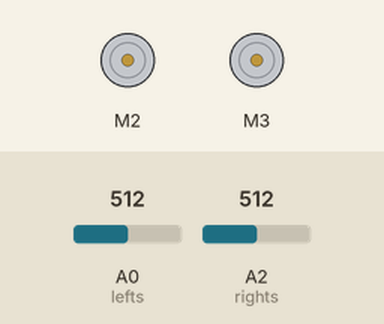
A sketch run on a simulated Arduino Uno, built with avr-gcc and run on an emulated ATmega328P. Parts: 2 × DC motor (green arrow = forward, orange = backward, longer = faster). Inputs (shaded band) come from the test bench; at power-on: A0 (lefts) = 512, A2 (rights) = 512.

Above: at 1.2 s.
1.3 s: A0 (lefts) set to 418
2.8 s: A0 (lefts) set to 383
At 3.9 s:
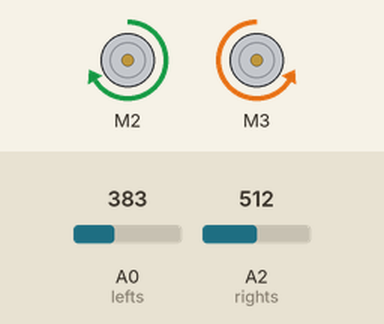
4.3 s: A2 (rights) set to 415
5.8 s: A2 (rights) set to 386
At 6.2 s:
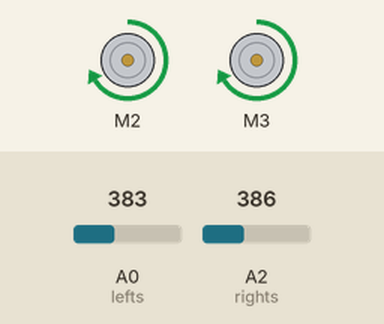
7.3 s: A0 (lefts) set to 410
At 8.5 s:
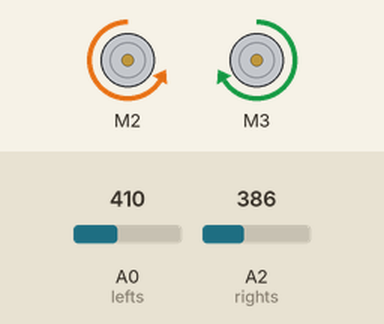
8.8 s: A0 (lefts) set to 390
At 9.7 s:
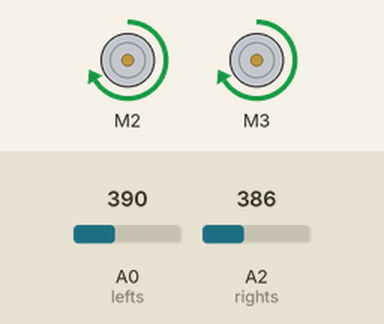
Timing chart, 0 to 11.3 s (numbered marks = the images above; inputs shaded):
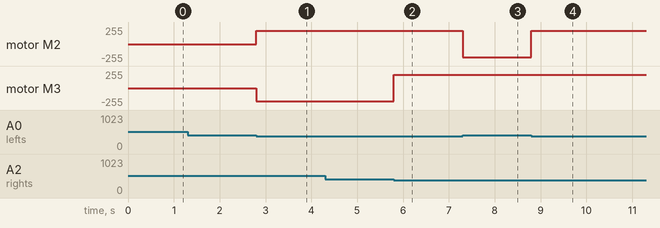

The sketch:

BruceTee23byGPT.ino
```cpp
#include <AFMotor.h>

// Defining pins and variables
#define lefts A0
#define rights A2

// Defining motors
AF_DCMotor motor2(2, MOTOR12_8KHZ);
AF_DCMotor motor3(3, MOTOR12_8KHZ);

void setup() {
  // Setting the speed of motors
  motor2.setSpeed(200);
  motor3.setSpeed(200);

  // Declaring pin types
  pinMode(lefts, INPUT);
  pinMode(rights, INPUT);
}

void loop(){
  // Reading sensor values
  int leftValue = analogRead(lefts);
  int rightValue = analogRead(rights);

  // Decision-making based on sensor values
  if(leftValue <= 400 && rightValue <= 400){
    motor2.run(FORWARD);
    motor3.run(FORWARD);
  }
  else if(leftValue > 400 && rightValue <= 400){
    motor2.run(BACKWARD);
    motor3.run(FORWARD);
  }
  else if(leftValue <= 400 && rightValue > 400){
    motor2.run(FORWARD);
    motor3.run(BACKWARD);
  }
  else if(leftValue > 400 && rightValue > 400){
    motor2.run(RELEASE);
    motor3.run(RELEASE);
  }
}
```

Measured:
- the behaviour switches between 401 and 400 on A0 (lefts) (found by bisection; images 0 and 1)
- the behaviour switches between 401 and 400 on A2 (rights) (found by bisection; images 1 and 2)
- after the input at 1.3 s, every drawn part: stays the same
- after the input at 2.8 s, motor M2: stopped → forward 200/255 at once; motor M3: stopped → backward 200/255 at once
- after the input at 4.3 s, every drawn part: stays the same
- after the input at 5.8 s, motor M3: backward 200/255 → forward 200/255 at once
- after the input at 7.3 s, motor M2: forward 200/255 → backward 200/255 at once
- after the input at 8.8 s, motor M2: backward 200/255 → forward 200/255 at once
